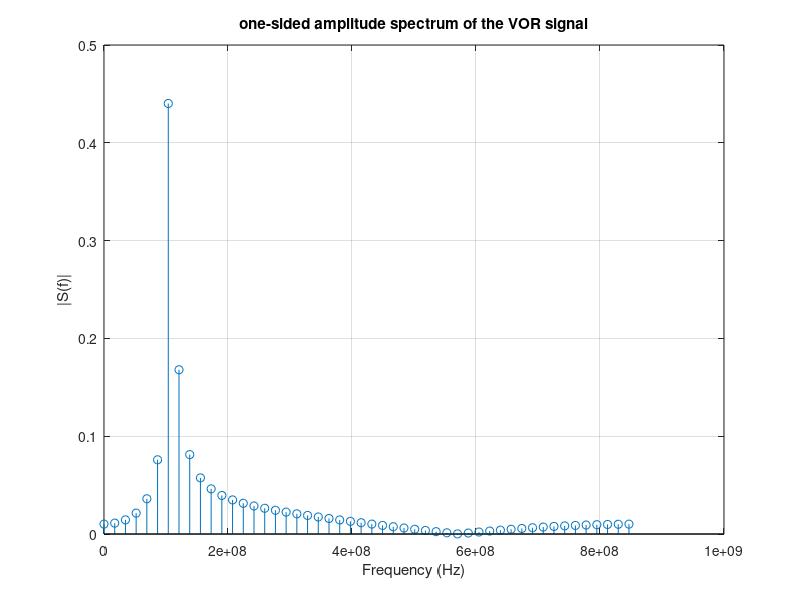
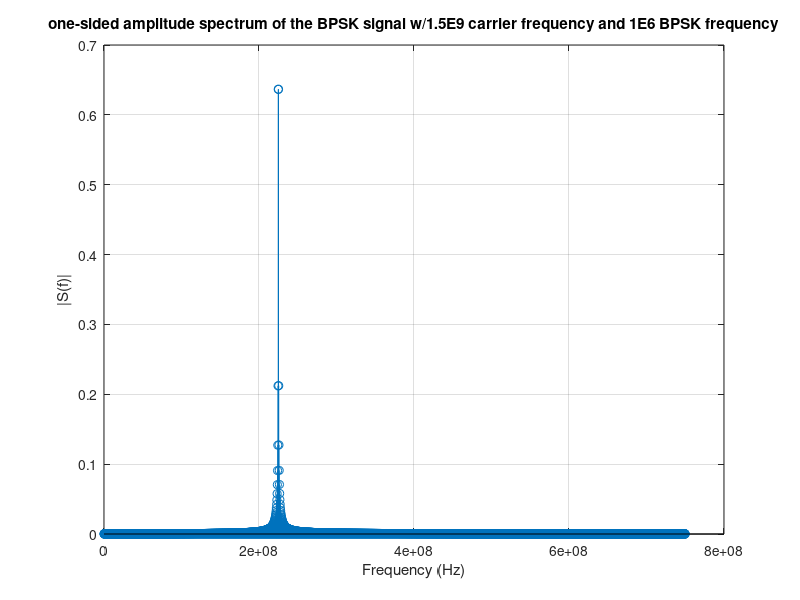

These figures' MATLAB source, in order:
clear all
close all

%% Problem 1

Ac = 0.5; %amplitude
theta = 0; %phase shift...
fc = 108E6; %carrier frequency is 108MHz
fs = 16*fc;
t = 0:1/fs:6*(1/fc); %6 wavelengths


% Very High Frequency Omnideirectional Range (VOR) signal
st = Ac*(1+0.3*cos(2*pi*30.*t-theta)+0.3*cos(2*pi*9960.*t+16*cos(2*pi*30.*t))).*cos(2*pi*fc.*t);

mvar = 0.3*cos(2*pi*30*t - theta);


points = 100;
St = fft(st,points);

w=(0:(points/2-1))/(points/2)*(fs/2);
stem(w,abs(St(1:points/2)')/(points/2)); grid;
xlabel('Frequency (Hz)')
ylabel('|S(f)|')
title('one-sided amplitude spectrum of the VOR signal')


%% Problem 2
fc2 = 1.5E9;
fbpsk = 1E6;
t2 = 0:1E-10:1E-6;
y=square(2*pi*fbpsk.*t2);
carry=cos(2*pi*fc2*t2);
bpsk = y.*carry;


points2 = 10000;
BPSK = fft(bpsk,points2);
figure()
w2=(0:(points2/2-1))/(points2/2)*(fc2/2);
stem(w2,abs(BPSK(1:points2/2)')/(points2/2)); grid;
xlabel('Frequency (Hz)')
ylabel('|S(f)|')
title('one-sided amplitude spectrum of the BPSK signal w/1.5E9 carrier frequency and 1E6 BPSK frequency')
